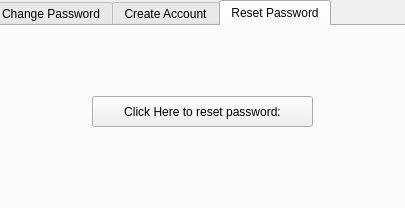
<?xml version="1.0" encoding="UTF-8"?>
<ui version="4.0">
 <class>resetWindow</class>
 <widget class="QWidget" name="resetWindow">
  <property name="geometry">
   <rect>
    <x>0</x>
    <y>0</y>
    <width>405</width>
    <height>208</height>
   </rect>
  </property>
  <property name="minimumSize">
   <size>
    <width>405</width>
    <height>208</height>
   </size>
  </property>
  <property name="maximumSize">
   <size>
    <width>405</width>
    <height>208</height>
   </size>
  </property>
  <property name="windowTitle">
   <string>Account Management</string>
  </property>
  <widget class="QTabWidget" name="resetOrCreateTab">
   <property name="geometry">
    <rect>
     <x>-10</x>
     <y>0</y>
     <width>421</width>
     <height>211</height>
    </rect>
   </property>
   <property name="currentIndex">
    <number>2</number>
   </property>
   <widget class="QWidget" name="gui_resetTab">
    <attribute name="title">
     <string>Change Password</string>
    </attribute>
    <widget class="QWidget" name="formLayoutWidget">
     <property name="geometry">
      <rect>
       <x>10</x>
       <y>0</y>
       <width>391</width>
       <height>121</height>
      </rect>
     </property>
     <layout class="QFormLayout" name="InputForm">
      <item row="0" column="0">
       <widget class="QLabel" name="gui_resetUsernameLabel">
        <property name="text">
         <string>Username:</string>
        </property>
       </widget>
      </item>
      <item row="0" column="1">
       <widget class="QLineEdit" name="gui_resetUsernameInput">
        <property name="sizePolicy">
         <sizepolicy hsizetype="Fixed" vsizetype="Fixed">
          <horstretch>0</horstretch>
          <verstretch>0</verstretch>
         </sizepolicy>
        </property>
        <property name="minimumSize">
         <size>
          <width>275</width>
          <height>0</height>
         </size>
        </property>
        <property name="styleSheet">
         <string notr="true">QLineEdit {
 border: 2px solid gray;
 border-radius: 10px;
 color: black;
 background-color: white
}

</string>
        </property>
        <property name="maxLength">
         <number>255</number>
        </property>
       </widget>
      </item>
      <item row="1" column="1">
       <widget class="QLineEdit" name="gui_resetEmailInput">
        <property name="sizePolicy">
         <sizepolicy hsizetype="Fixed" vsizetype="Fixed">
          <horstretch>0</horstretch>
          <verstretch>0</verstretch>
         </sizepolicy>
        </property>
        <property name="minimumSize">
         <size>
          <width>275</width>
          <height>0</height>
         </size>
        </property>
        <property name="styleSheet">
         <string notr="true">QLineEdit {
 border: 2px solid gray;
 border-radius: 10px;
 color: black;
 background-color: white
}

</string>
        </property>
        <property name="maxLength">
         <number>64</number>
        </property>
        <property name="echoMode">
         <enum>QLineEdit::Password</enum>
        </property>
       </widget>
      </item>
      <item row="3" column="0">
       <widget class="QLabel" name="gui_resetPasswordLabel">
        <property name="text">
         <string>Original:</string>
        </property>
       </widget>
      </item>
      <item row="3" column="1">
       <widget class="QLineEdit" name="gui_resetPasswordInput">
        <property name="sizePolicy">
         <sizepolicy hsizetype="Fixed" vsizetype="Fixed">
          <horstretch>0</horstretch>
          <verstretch>0</verstretch>
         </sizepolicy>
        </property>
        <property name="minimumSize">
         <size>
          <width>275</width>
          <height>0</height>
         </size>
        </property>
        <property name="styleSheet">
         <string notr="true">QLineEdit {
 border: 2px solid gray;
 border-radius: 10px;
 color: black;
 background-color: white
}

</string>
        </property>
        <property name="maxLength">
         <number>64</number>
        </property>
        <property name="echoMode">
         <enum>QLineEdit::Password</enum>
        </property>
       </widget>
      </item>
      <item row="1" column="0">
       <widget class="QLabel" name="gui_resetEmailLabel">
        <property name="text">
         <string>New pass:</string>
        </property>
       </widget>
      </item>
      <item row="2" column="1">
       <widget class="QLineEdit" name="gui_resetConfirmInput">
        <property name="sizePolicy">
         <sizepolicy hsizetype="Fixed" vsizetype="Fixed">
          <horstretch>0</horstretch>
          <verstretch>0</verstretch>
         </sizepolicy>
        </property>
        <property name="minimumSize">
         <size>
          <width>275</width>
          <height>0</height>
         </size>
        </property>
        <property name="styleSheet">
         <string notr="true">QLineEdit {
 border: 2px solid gray;
 border-radius: 10px;
 color: black;
 background-color: white
}

</string>
        </property>
        <property name="maxLength">
         <number>64</number>
        </property>
        <property name="echoMode">
         <enum>QLineEdit::Password</enum>
        </property>
       </widget>
      </item>
      <item row="2" column="0">
       <widget class="QLabel" name="gui_resetConfirmLabel">
        <property name="text">
         <string>Confirm:</string>
        </property>
       </widget>
      </item>
     </layout>
    </widget>
    <widget class="QPushButton" name="gui_sendDetailsReset">
     <property name="geometry">
      <rect>
       <x>40</x>
       <y>130</y>
       <width>341</width>
       <height>32</height>
      </rect>
     </property>
     <property name="text">
      <string>Change Password</string>
     </property>
    </widget>
    <widget class="QLabel" name="gui_resetWarningLabel">
     <property name="geometry">
      <rect>
       <x>50</x>
       <y>160</y>
       <width>321</width>
       <height>20</height>
      </rect>
     </property>
     <property name="text">
      <string/>
     </property>
     <property name="alignment">
      <set>Qt::AlignCenter</set>
     </property>
    </widget>
   </widget>
   <widget class="QWidget" name="gui_createAccountTab">
    <attribute name="title">
     <string>Create Account</string>
    </attribute>
    <widget class="QWidget" name="formLayoutWidget_2">
     <property name="geometry">
      <rect>
       <x>10</x>
       <y>0</y>
       <width>391</width>
       <height>121</height>
      </rect>
     </property>
     <layout class="QFormLayout" name="InputForm_2">
      <item row="0" column="0">
       <widget class="QLabel" name="gui_createUsernameLabel">
        <property name="text">
         <string>Username:</string>
        </property>
       </widget>
      </item>
      <item row="0" column="1">
       <widget class="QLineEdit" name="gui_createUsernameInput">
        <property name="sizePolicy">
         <sizepolicy hsizetype="Fixed" vsizetype="Fixed">
          <horstretch>0</horstretch>
          <verstretch>0</verstretch>
         </sizepolicy>
        </property>
        <property name="minimumSize">
         <size>
          <width>275</width>
          <height>0</height>
         </size>
        </property>
        <property name="styleSheet">
         <string notr="true">QLineEdit {
 border: 2px solid gray;
 border-radius: 10px;
 color: black;
 background-color: white
}

</string>
        </property>
        <property name="maxLength">
         <number>255</number>
        </property>
       </widget>
      </item>
      <item row="1" column="1">
       <widget class="QLineEdit" name="gui_createEmailInput">
        <property name="sizePolicy">
         <sizepolicy hsizetype="Fixed" vsizetype="Fixed">
          <horstretch>0</horstretch>
          <verstretch>0</verstretch>
         </sizepolicy>
        </property>
        <property name="minimumSize">
         <size>
          <width>275</width>
          <height>0</height>
         </size>
        </property>
        <property name="styleSheet">
         <string notr="true">QLineEdit {
 border: 2px solid gray;
 border-radius: 10px;
 color: black;
 background-color: white
}

</string>
        </property>
        <property name="maxLength">
         <number>320</number>
        </property>
       </widget>
      </item>
      <item row="2" column="0">
       <widget class="QLabel" name="gui_createPasswordLabel">
        <property name="text">
         <string>Password:</string>
        </property>
       </widget>
      </item>
      <item row="2" column="1">
       <widget class="QLineEdit" name="gui_createPasswordInput">
        <property name="sizePolicy">
         <sizepolicy hsizetype="Fixed" vsizetype="Fixed">
          <horstretch>0</horstretch>
          <verstretch>0</verstretch>
         </sizepolicy>
        </property>
        <property name="minimumSize">
         <size>
          <width>275</width>
          <height>0</height>
         </size>
        </property>
        <property name="styleSheet">
         <string notr="true">QLineEdit {
 border: 2px solid gray;
 border-radius: 10px;
 color: black;
 background-color: white
}

</string>
        </property>
        <property name="maxLength">
         <number>64</number>
        </property>
        <property name="echoMode">
         <enum>QLineEdit::Password</enum>
        </property>
       </widget>
      </item>
      <item row="3" column="0">
       <widget class="QLabel" name="gui_createConfirmLabel">
        <property name="text">
         <string>Confirm:</string>
        </property>
       </widget>
      </item>
      <item row="3" column="1">
       <widget class="QLineEdit" name="gui_createConfirmInput">
        <property name="sizePolicy">
         <sizepolicy hsizetype="Fixed" vsizetype="Fixed">
          <horstretch>0</horstretch>
          <verstretch>0</verstretch>
         </sizepolicy>
        </property>
        <property name="minimumSize">
         <size>
          <width>275</width>
          <height>0</height>
         </size>
        </property>
        <property name="styleSheet">
         <string notr="true">QLineEdit {
 border: 2px solid gray;
 border-radius: 10px;
 color: black;
 background-color: white
}

</string>
        </property>
        <property name="maxLength">
         <number>64</number>
        </property>
        <property name="echoMode">
         <enum>QLineEdit::Password</enum>
        </property>
       </widget>
      </item>
      <item row="1" column="0">
       <widget class="QLabel" name="gui_createEmailLabel">
        <property name="text">
         <string>Email:</string>
        </property>
       </widget>
      </item>
     </layout>
    </widget>
    <widget class="QPushButton" name="gui_sendDetailsCreate">
     <property name="geometry">
      <rect>
       <x>40</x>
       <y>130</y>
       <width>341</width>
       <height>32</height>
      </rect>
     </property>
     <property name="text">
      <string>Create Account</string>
     </property>
    </widget>
    <widget class="QLabel" name="gui_CreateWarningLabel">
     <property name="geometry">
      <rect>
       <x>50</x>
       <y>160</y>
       <width>321</width>
       <height>20</height>
      </rect>
     </property>
     <property name="text">
      <string/>
     </property>
     <property name="alignment">
      <set>Qt::AlignCenter</set>
     </property>
    </widget>
   </widget>
   <widget class="QWidget" name="gui_resetPassword">
    <property name="enabled">
     <bool>true</bool>
    </property>
    <attribute name="title">
     <string>Reset Password</string>
    </attribute>
    <widget class="QToolButton" name="gui_resetResetPassword">
     <property name="geometry">
      <rect>
       <x>100</x>
       <y>70</y>
       <width>221</width>
       <height>31</height>
      </rect>
     </property>
     <property name="layoutDirection">
      <enum>Qt::LeftToRight</enum>
     </property>
     <property name="text">
      <string>Click Here to reset password:</string>
     </property>
    </widget>
   </widget>
  </widget>
 </widget>
 <resources/>
 <connections/>
</ui>
